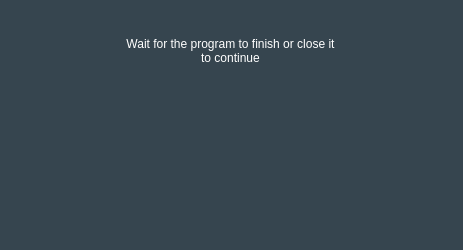
<?xml version="1.0" encoding="UTF-8"?>
<ui version="4.0">
 <class>Form</class>
 <widget class="QWidget" name="Form">
  <property name="geometry">
   <rect>
    <x>0</x>
    <y>0</y>
    <width>463</width>
    <height>250</height>
   </rect>
  </property>
  <property name="minimumSize">
   <size>
    <width>463</width>
    <height>250</height>
   </size>
  </property>
  <property name="maximumSize">
   <size>
    <width>463</width>
    <height>250</height>
   </size>
  </property>
  <property name="windowTitle">
   <string>Loading screen</string>
  </property>
  <property name="styleSheet">
   <string notr="true">QWidget {
	background-color: #36454f;
}

QLabel {
	color: #ffffff;
}</string>
  </property>
  <widget class="QLabel" name="title">
   <property name="geometry">
    <rect>
     <x>120</x>
     <y>30</y>
     <width>221</width>
     <height>41</height>
    </rect>
   </property>
   <property name="text">
    <string>Wait for the program to finish or close it to continue</string>
   </property>
   <property name="scaledContents">
    <bool>false</bool>
   </property>
   <property name="alignment">
    <set>Qt::AlignCenter</set>
   </property>
   <property name="wordWrap">
    <bool>true</bool>
   </property>
  </widget>
  <widget class="QLabel" name="label">
   <property name="geometry">
    <rect>
     <x>160</x>
     <y>90</y>
     <width>131</width>
     <height>111</height>
    </rect>
   </property>
   <property name="text">
    <string/>
   </property>
   <property name="scaledContents">
    <bool>true</bool>
   </property>
  </widget>
 </widget>
 <resources>
  <include location="VisualSort_Qt_SFML.qrc"/>
 </resources>
 <connections/>
</ui>
